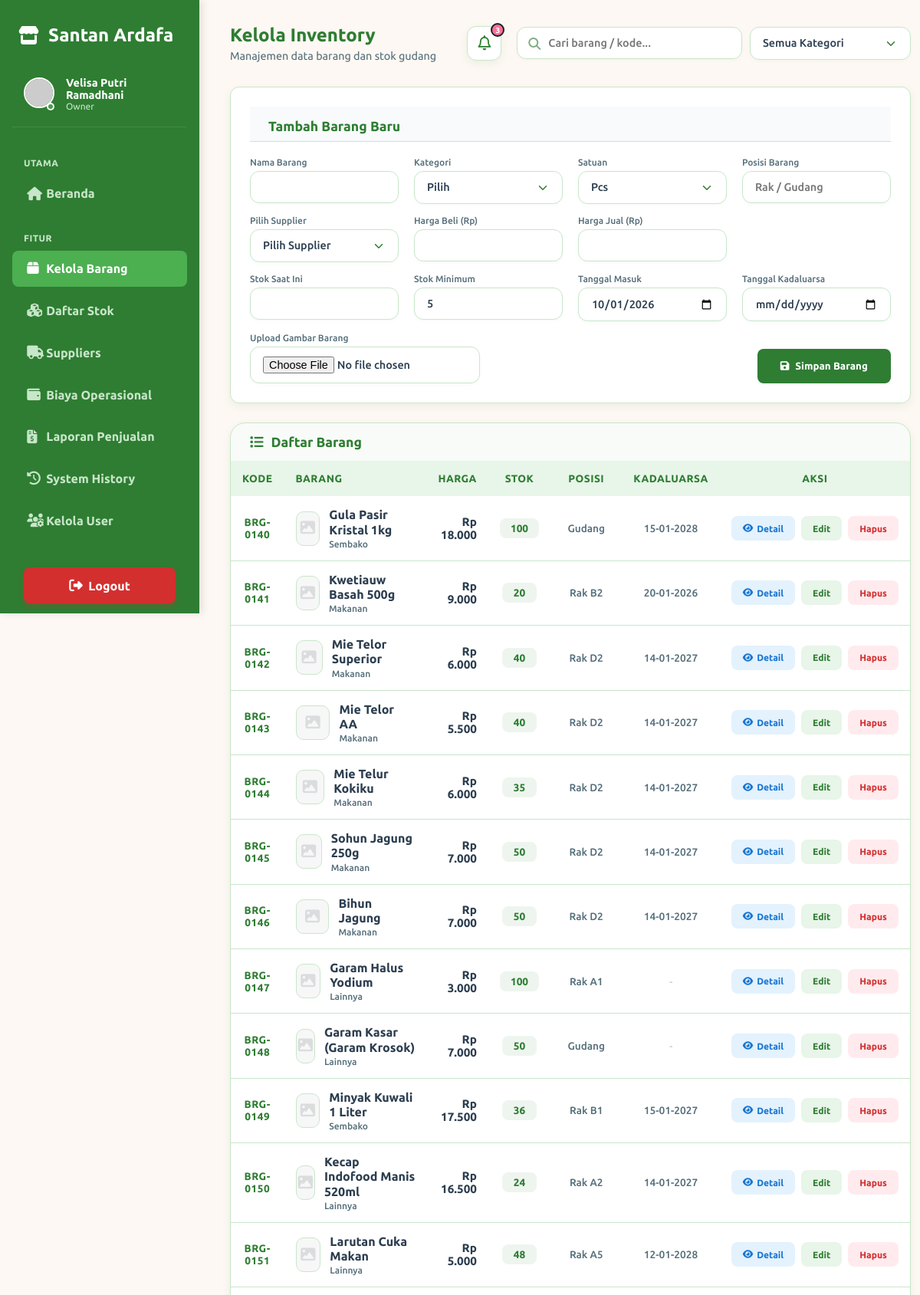
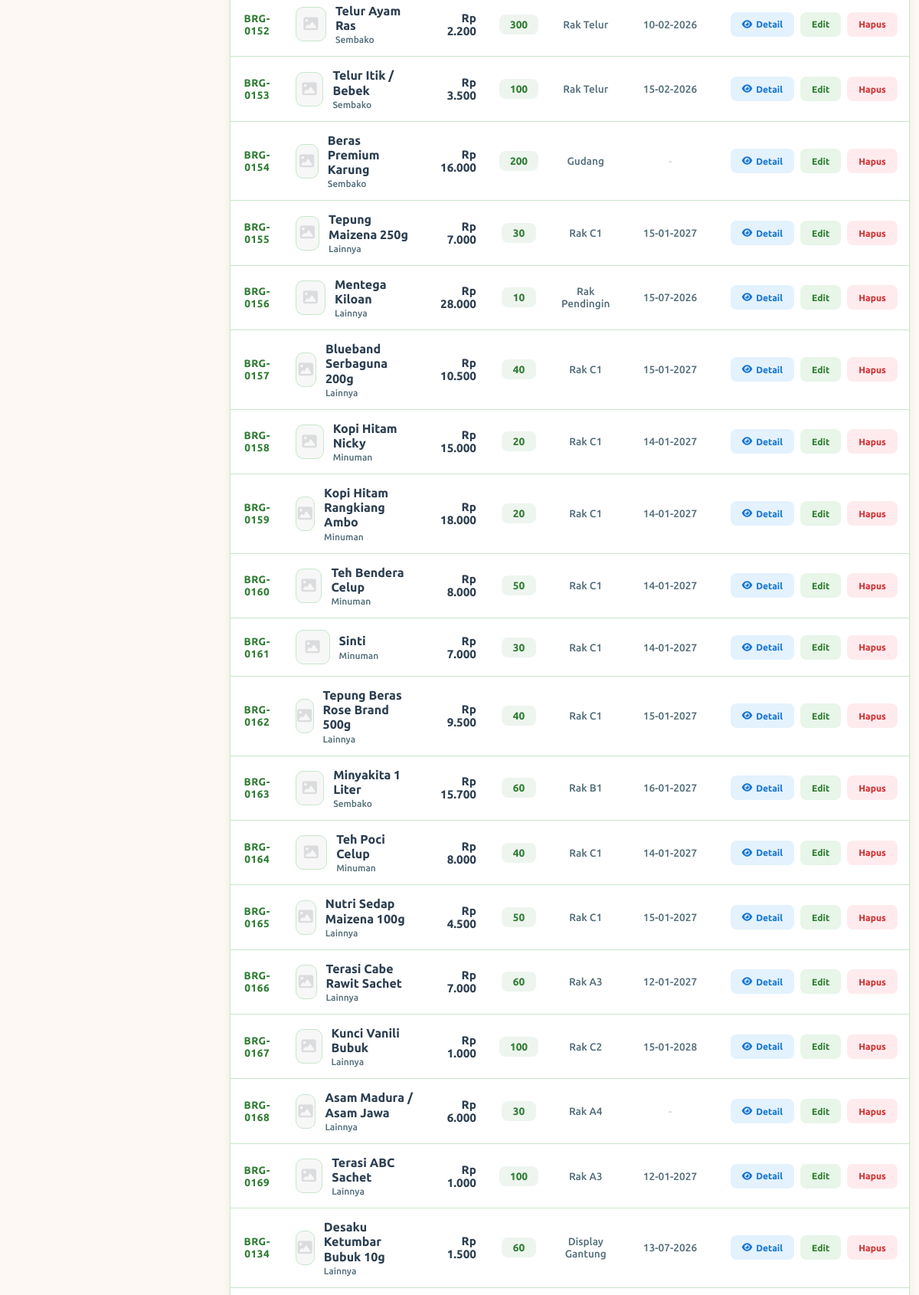
/modules/dashboard/barang.php (signed in, upper part), run on the app's committed database (2 pictures, top to bottom).
### tables this page shows
CREATE TABLE `barang` (
  `id` int(11) NOT NULL,
  `kode_barang` varchar(50) NOT NULL,
  `nama_barang` varchar(150) NOT NULL,
  `kategori` varchar(100) NOT NULL,
  `supplier_id` int(11) DEFAULT NULL,
  `posisi` varchar(150) DEFAULT NULL,
  `satuan` varchar(20) NOT NULL,
  `stok` int(11) NOT NULL DEFAULT 0,
  `stok_min` int(11) NOT NULL DEFAULT 0,
  `harga_beli` int(11) NOT NULL DEFAULT 0,
  `harga_jual` int(11) NOT NULL DEFAULT 0,
  `tgl_masuk` date NOT NULL,
  `tgl_kadaluarsa` date DEFAULT NULL,
  `created_at` timestamp NOT NULL DEFAULT current_timestamp(),
  `gambar` varchar(255) DEFAULT NULL
);

### modules/dashboard/barang.php (the view, shortened to what the rows shown need)
<?php
require_once 'owner_model.php';
$whereSearch = "";
$q_barang = mysqli_query($koneksi, "SELECT * FROM barang $whereSearch ORDER BY created_at DESC");
?>
<!DOCTYPE html>
<html lang="id">
<head>
    <link rel="stylesheet" href="https://cdnjs.cloudflare.com/ajax/libs/font-awesome/6.5.1/css/all.min.css">
    <link rel="stylesheet" href="../../assets/css/style.css?v=1.10">
</head>
<body>
    <div class="wrapper">
        <div class="main-content">
            <div class="dashboard-header animate-up">
                <div class="header-left">
                    <h1 class="header-title" style="margin:0;">Kelola Inventory</h1>
                </div>
            </div>
            <div class="table-container animate-up">
                <div class="table-responsive">
                    <table class="table" id="barangTable">
                        <thead>
                            <tr>
                                <th style="width: 100px; text-align: center;">KODE</th>
                                <th style="text-align: left;">BARANG</th>
                                <th style="text-align: right;">HARGA</th>
                                <th style="text-align: center;">STOK</th>
                                <th style="text-align: center;">POSISI</th>
                                <th style="text-align: center;">KADALUARSA</th>
                                <th style="text-align: center;">AKSI</th>
                            </tr>
                        </thead>
                        <tbody>
                            <?php while ($r = mysqli_fetch_assoc($q_barang)): ?>
                                <tr data-kategori="<?= $r['kategori'] ?>">
                                    <td align="center">
                                        <span
                                            style="font-weight: 700; color: var(--primary); font-size: 0.85rem; letter-spacing: 0.5px;"><?= $r['kode_barang'] ?></span>
                                    </td>
                                    <td>
                                        <div style="display:flex; align-items:center; gap:12px;">
                                            <?php
                                            $image_path = "../../assets/images/barang/" . $r['gambar'];
                                            $old_path = "../../assets/images/" . $r['gambar'];
                                            if (!empty($r['gambar']) && file_exists($image_path)): ?>
                                                <img src="<?= $image_path ?>"
                                                    style="width:45px; height:45px; object-fit:cover; border-radius:10px; border: 1.5px solid var(--border-color); box-shadow: 0 2px 5px rgba(0,0,0,0.05);">
                                            <?php elseif (!empty($r['gambar']) && file_exists($old_path)): ?>
                                                <img src="<?= $old_path ?>"
                                                    style="width:45px; height:45px; object-fit:cover; border-radius:10px; border: 1.5px solid var(--border-color); box-shadow: 0 2px 5px rgba(0,0,0,0.05);">
                                            <?php else: ?>
                                                <div
                                                    style="width:45px; height:45px; background:rgba(0,0,0,0.03); border-radius:10px; display:flex; align-items:center; justify-content:center; color:#9c9fa6; border: 1.5px solid var(--border-color);">
                                                    <i class="fas fa-image" style="font-size:1.2rem; opacity:0.3;"></i>
                                                </div>
                                            <?php endif; ?>
                                            <div>
                                                <div
                                                    style="font-weight:700; color:var(--text-main); font-size:1rem; line-height:1.2;">
                                                    <?= ucwords($r['nama_barang']) ?>
                                                </div>
                                                <div
                                                    style="font-size:0.75rem; color:var(--text-muted); font-weight:500; margin-top:2px;">
                                                    <?= $r['kategori'] ?>
                                                </div>
                                            </div>
                                        </div>
                                    </td>
                                    <td align="right">
                                        <div style="font-weight:700; color:var(--text-main); font-size:0.95rem;">Rp
                                            <?= number_format($r['harga_jual'], 0, ',', '.') ?>
                                        </div>
                                    </td>
                                    <td align="center">
                                        <span
                                            style="background:rgba(46,125,50,0.08); color:var(--primary); padding:5px 14px; border-radius:8px; font-weight:800; font-size:0.85rem; min-width:45px; display:inline-block;">
                                            <?= $r['stok'] ?>
                                        </span>
                                    </td>
                                    <td align="center">
                                        <div style="font-size:0.85rem; color:var(--text-muted); font-weight:500;">
                                            <?= $r['posisi'] ?: '<span style="opacity:0.3">-</span>' ?>
                                        </div>
                                    </td>
                                    <td align="center">
                                        <div style="font-size:0.85rem; color:var(--text-muted); font-weight:500;">
                                            <?= $r['tgl_kadaluarsa'] ? date('d-m-Y', strtotime($r['tgl_kadaluarsa'])) : '<span style="opacity:0.3">-</span>' ?>
                                        </div>
                                    </td>
                                    <td align="center">
                                        <div style="display:flex; gap:8px; justify-content:center;">
                                            <a href="detail_barang.php?id=<?= $r['id'] ?>" class="btn-action"
                                                style="background:#E3F2FD; color:#1976D2; height:32px; padding:0 15px; display:flex; align-items:center; font-weight:700; border-radius:8px;">
                                                <i class="fas fa-eye" style="margin-right:5px;"></i>Detail
                                            </a>
                                            <a href="?edit=<?= $r['id'] ?>" class="btn-action btn-edit"
                                                style="height:32px; padding:0 15px; display:flex; align-items:center; font-weight:700; border-radius:8px;">Edit</a>
                                            <a href="?hapus=<?= $r['id'] ?>" onclick="return confirm('Hapus barang ini?')"
                                                class="btn-action btn-delete"
                                                style="height:32px; padding:0 15px; display:flex; align-items:center; font-weight:700; border-radius:8px;">Hapus</a>
                                        </div>
                                    </td>
                                </tr>
                            <?php endwhile; ?>
                        </tbody>
                    </table>
                </div>
            </div>
        </div>
    </div>
</body>
</html>

### data on the page
barang: kode_barang "BRG-0140", nama_barang "Gula Pasir Kristal 1kg", kategori "Sembako", harga_jual "18.000", stok "100", posisi "Gudang", tgl_kadaluarsa "15-01-2028"
barang: kode_barang "BRG-0141", nama_barang "Kwetiauw Basah 500g", kategori "Makanan", harga_jual "9.000", stok "20", posisi "Rak B2", tgl_kadaluarsa "20-01-2026"
barang: kode_barang "BRG-0142", nama_barang "Mie Telor Superior", kategori "Makanan", harga_jual "6.000", stok "40", posisi "Rak D2", tgl_kadaluarsa "14-01-2027"
barang: kode_barang "BRG-0143", nama_barang "Mie Telor AA", kategori "Makanan", harga_jual "5.500", stok "40", posisi "Rak D2", tgl_kadaluarsa "14-01-2027"
barang: kode_barang "BRG-0144", nama_barang "Mie Telur Kokiku", kategori "Makanan", harga_jual "6.000", stok "35", posisi "Rak D2", tgl_kadaluarsa "14-01-2027"
barang: kode_barang "BRG-0145", nama_barang "Sohun Jagung 250g", kategori "Makanan", harga_jual "7.000", stok "50", posisi "Rak D2", tgl_kadaluarsa "14-01-2027"
barang: kode_barang "BRG-0146", nama_barang "Bihun Jagung", kategori "Makanan", harga_jual "7.000", stok "50", posisi "Rak D2", tgl_kadaluarsa "14-01-2027"
barang: kode_barang "BRG-0147", nama_barang "Garam Halus Yodium", kategori "Lainnya", harga_jual "3.000", stok "100", posisi "Rak A1"
barang: kode_barang "BRG-0148", nama_barang "Garam Kasar (Garam Krosok)", kategori "Lainnya", harga_jual "7.000", stok "50", posisi "Gudang"
barang: kode_barang "BRG-0149", nama_barang "Minyak Kuwali 1 Liter", kategori "Sembako", harga_jual "17.500", stok "36", posisi "Rak B1", tgl_kadaluarsa "15-01-2027"
barang: kode_barang "BRG-0150", nama_barang "Kecap Indofood Manis 520ml", kategori "Lainnya", harga_jual "16.500", stok "24", posisi "Rak A2", tgl_kadaluarsa "14-01-2027"
barang: kode_barang "BRG-0151", nama_barang "Larutan Cuka Makan", kategori "Lainnya", harga_jual "5.000", stok "48", posisi "Rak A5", tgl_kadaluarsa "12-01-2028"
barang: kode_barang "BRG-0152", nama_barang "Telur Ayam Ras", kategori "Sembako", harga_jual "2.200", stok "300", posisi "Rak Telur", tgl_kadaluarsa "10-02-2026"
barang: kode_barang "BRG-0153", nama_barang "Telur Itik / Bebek", kategori "Sembako", harga_jual "3.500", stok "100", posisi "Rak Telur", tgl_kadaluarsa "15-02-2026"
barang: kode_barang "BRG-0154", nama_barang "Beras Premium Karung", kategori "Sembako", harga_jual "16.000", stok "200", posisi "Gudang"
barang: kode_barang "BRG-0155", nama_barang "Tepung Maizena 250g", kategori "Lainnya", harga_jual "7.000", stok "30", posisi "Rak C1", tgl_kadaluarsa "15-01-2027"
barang: kode_barang "BRG-0156", nama_barang "Mentega Kiloan", kategori "Lainnya", harga_jual "28.000", stok "10", posisi "Rak Pendingin", tgl_kadaluarsa "15-07-2026"
barang: kode_barang "BRG-0157", nama_barang "Blueband Serbaguna 200g", kategori "Lainnya", harga_jual "10.500", stok "40", posisi "Rak C1", tgl_kadaluarsa "15-01-2027"
barang: kode_barang "BRG-0158", nama_barang "Kopi Hitam Nicky", kategori "Minuman", harga_jual "15.000", stok "20", posisi "Rak C1", tgl_kadaluarsa "14-01-2027"
barang: kode_barang "BRG-0159", nama_barang "Kopi Hitam Rangkiang Ambo", kategori "Minuman", harga_jual "18.000", stok "20", posisi "Rak C1", tgl_kadaluarsa "14-01-2027"
barang: kode_barang "BRG-0160", nama_barang "Teh Bendera Celup", kategori "Minuman", harga_jual "8.000", stok "50", posisi "Rak C1", tgl_kadaluarsa "14-01-2027"
barang: kode_barang "BRG-0161", nama_barang "Sinti", kategori "Minuman", harga_jual "7.000", stok "30", posisi "Rak C1", tgl_kadaluarsa "14-01-2027"
barang: kode_barang "BRG-0162", nama_barang "Tepung Beras Rose Brand 500g", kategori "Lainnya", harga_jual "9.500", stok "40", posisi "Rak C1", tgl_kadaluarsa "15-01-2027"
barang: kode_barang "BRG-0163", nama_barang "Minyakita 1 Liter", kategori "Sembako", harga_jual "15.700", stok "60", posisi "Rak B1", tgl_kadaluarsa "16-01-2027"
barang: kode_barang "BRG-0164", nama_barang "Teh Poci Celup", kategori "Minuman", harga_jual "8.000", stok "40", posisi "Rak C1", tgl_kadaluarsa "14-01-2027"
barang: kode_barang "BRG-0165", nama_barang "Nutri Sedap Maizena 100g", kategori "Lainnya", harga_jual "4.500", stok "50", posisi "Rak C1", tgl_kadaluarsa "15-01-2027"
barang: kode_barang "BRG-0166", nama_barang "Terasi Cabe Rawit Sachet", kategori "Lainnya", harga_jual "7.000", stok "60", posisi "Rak A3", tgl_kadaluarsa "12-01-2027"
barang: kode_barang "BRG-0167", nama_barang "Kunci Vanili Bubuk", kategori "Lainnya", harga_jual "1.000", stok "100", posisi "Rak C2", tgl_kadaluarsa "15-01-2028"
barang: kode_barang "BRG-0168", nama_barang "Asam Madura / Asam Jawa", kategori "Lainnya", harga_jual "6.000", stok "30", posisi "Rak A4"
barang: kode_barang "BRG-0169", nama_barang "Terasi ABC Sachet", kategori "Lainnya", harga_jual "1.000", stok "100", posisi "Rak A3", tgl_kadaluarsa "12-01-2027"
barang: kode_barang "BRG-0134", nama_barang "Desaku Ketumbar Bubuk 10g", kategori "Lainnya", harga_jual "1.500", stok "60", posisi "Display Gantung", tgl_kadaluarsa "13-07-2026"

### other printed values
$_SESSION['nama'] "Velisa Putri Ramadhani"
$_SESSION['role'] "Owner"
$unread_count "3"
